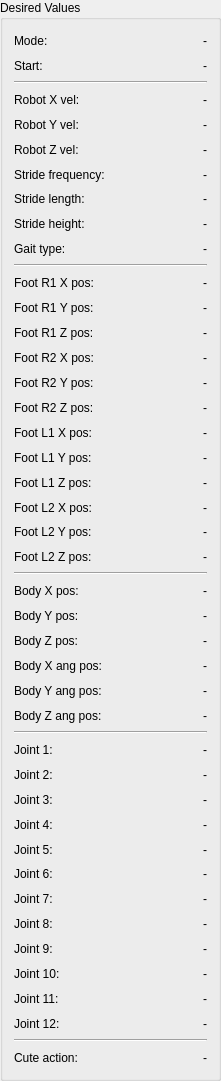
   <widget class="QGroupBox" name="groupBox">
    <property name="geometry">
     <rect>
      <x>10</x>
      <y>10</y>
      <width>221</width>
      <height>1081</height>
     </rect>
    </property>
    <property name="title">
     <string>Desired Values</string>
    </property>
    <layout class="QVBoxLayout" name="verticalLayout">
     <item>
      <layout class="QHBoxLayout" name="horizontalLayout_2">
       <item>
        <widget class="QLabel" name="label_4">
         <property name="text">
          <string>Mode:</string>
         </property>
        </widget>
       </item>
       <item>
        <widget class="QLabel" name="lbl_mode">
         <property name="maximumSize">
          <size>
           <width>70</width>
           <height>16777215</height>
          </size>
         </property>
         <property name="text">
          <string>-</string>
         </property>
         <property name="alignment">
          <set>Qt::AlignRight|Qt::AlignTrailing|Qt::AlignVCenter</set>
         </property>
        </widget>
       </item>
      </layout>
     </item>
     <item>
      <layout class="QHBoxLayout" name="horizontalLayout">
       <item>
        <widget class="QLabel" name="label_5">
         <property name="text">
          <string>Start:</string>
         </property>
        </widget>
       </item>
       <item>
        <widget class="QLabel" name="lbl_start">
         <property name="maximumSize">
          <size>
           <width>70</width>
           <height>16777215</height>
          </size>
         </property>
         <property name="text">
          <string>-</string>
         </property>
         <property name="alignment">
          <set>Qt::AlignRight|Qt::AlignTrailing|Qt::AlignVCenter</set>
         </property>
        </widget>
       </item>
      </layout>
     </item>
     <item>
      <widget class="Line" name="line">
       <property name="orientation">
        <enum>Qt::Horizontal</enum>
       </property>
      </widget>
     </item>
     <item>
      <layout class="QHBoxLayout" name="horizontalLayout_5">
       <item>
        <widget class="QLabel" name="label_6">
         <property name="text">
          <string>Robot X vel:</string>
         </property>
        </widget>
       </item>
       <item>
        <widget class="QLabel" name="lbl_ref_robot_dx">
         <property name="maximumSize">
          <size>
           <width>70</width>
           <height>16777215</height>
          </size>
         </property>
         <property name="text">
          <string>-</string>
         </property>
         <property name="alignment">
          <set>Qt::AlignRight|Qt::AlignTrailing|Qt::AlignVCenter</set>
         </property>
        </widget>
       </item>
      </layout>
     </item>
     <item>
      <layout class="QHBoxLayout" name="horizontalLayout_6">
       <item>
        <widget class="QLabel" name="label_7">
         <property name="text">
          <string>Robot Y vel:</string>
         </property>
        </widget>
       </item>
       <item>
        <widget class="QLabel" name="lbl_ref_robot_dy">
         <property name="maximumSize">
          <size>
           <width>70</width>
           <height>16777215</height>
          </size>
         </property>
         <property name="text">
          <string>-</string>
         </property>
         <property name="alignment">
          <set>Qt::AlignRight|Qt::AlignTrailing|Qt::AlignVCenter</set>
         </property>
        </widget>
       </item>
      </layout>
     </item>
     <item>
      <layout class="QHBoxLayout" name="horizontalLayout_7">
       <item>
        <widget class="QLabel" name="label_9">
         <property name="text">
          <string>Robot Z vel:</string>
         </property>
        </widget>
       </item>
       <item>
        <widget class="QLabel" name="label_10">
         <property name="maximumSize">
          <size>
           <width>70</width>
           <height>16777215</height>
          </size>
         </property>
         <property name="text">
          <string>-</string>
         </property>
         <property name="alignment">
          <set>Qt::AlignRight|Qt::AlignTrailing|Qt::AlignVCenter</set>
         </property>
        </widget>
       </item>
      </layout>
     </item>
     <item>
      <layout class="QHBoxLayout" name="horizontalLayout_8">
       <item>
        <widget class="QLabel" name="label_8">
         <property name="text">
          <string>Stride frequency:</string>
         </property>
        </widget>
       </item>
       <item>
        <widget class="QLabel" name="label_11">
         <property name="maximumSize">
          <size>
           <width>70</width>
           <height>16777215</height>
          </size>
         </property>
         <property name="text">
          <string>-</string>
         </property>
         <property name="alignment">
          <set>Qt::AlignRight|Qt::AlignTrailing|Qt::AlignVCenter</set>
         </property>
        </widget>
       </item>
      </layout>
     </item>
     <item>
      <layout class="QHBoxLayout" name="horizontalLayout_9">
       <item>
        <widget class="QLabel" name="label_13">
         <property name="text">
          <string>Stride length:</string>
         </property>
        </widget>
       </item>
       <item>
        <widget class="QLabel" name="label_12">
         <property name="maximumSize">
          <size>
           <width>70</width>
           <height>16777215</height>
          </size>
         </property>
         <property name="text">
          <string>-</string>
         </property>
         <property name="alignment">
          <set>Qt::AlignRight|Qt::AlignTrailing|Qt::AlignVCenter</set>
         </property>
        </widget>
       </item>
      </layout>
     </item>
     <item>
      <layout class="QHBoxLayout" name="horizontalLayout_10">
       <item>
        <widget class="QLabel" name="label_15">
         <property name="text">
          <string>Stride height:</string>
         </property>
        </widget>
       </item>
       <item>
        <widget class="QLabel" name="label_14">
         <property name="maximumSize">
          <size>
           <width>70</width>
           <height>16777215</height>
          </size>
         </property>
         <property name="text">
          <string>-</string>
         </property>
         <property name="alignment">
          <set>Qt::AlignRight|Qt::AlignTrailing|Qt::AlignVCenter</set>
         </property>
        </widget>
       </item>
      </layout>
     </item>
     <item>
      <layout class="QHBoxLayout" name="horizontalLayout_11">
       <item>
        <widget class="QLabel" name="label_17">
         <property name="text">
          <string>Gait type:</string>
         </property>
        </widget>
       </item>
       <item>
        <widget class="QLabel" name="label_16">
         <property name="maximumSize">
          <size>
           <width>70</width>
           <height>16777215</height>
          </size>
         </property>
         <property name="text">
          <string>-</string>
         </property>
         <property name="alignment">
          <set>Qt::AlignRight|Qt::AlignTrailing|Qt::AlignVCenter</set>
         </property>
        </widget>
       </item>
      </layout>
     </item>
     <item>
      <widget class="Line" name="line_2">
       <property name="orientation">
        <enum>Qt::Horizontal</enum>
       </property>
      </widget>
     </item>
     <item>
      <layout class="QHBoxLayout" name="horizontalLayout_12">
       <item>
        <widget class="QLabel" name="label_18">
         <property name="text">
          <string>Foot R1 X pos:</string>
         </property>
        </widget>
       </item>
       <item>
        <widget class="QLabel" name="lbl_ef_x_r1">
         <property name="maximumSize">
          <size>
           <width>70</width>
           <height>16777215</height>
          </size>
         </property>
         <property name="text">
          <string>-</string>
         </property>
         <property name="alignment">
          <set>Qt::AlignRight|Qt::AlignTrailing|Qt::AlignVCenter</set>
         </property>
        </widget>
       </item>
      </layout>
     </item>
     <item>
      <layout class="QHBoxLayout" name="horizontalLayout_13">
       <item>
        <widget class="QLabel" name="label_21">
         <property name="text">
          <string>Foot R1 Y pos:</string>
         </property>
        </widget>
       </item>
       <item>
        <widget class="QLabel" name="lbl_ef_y_r1">
         <property name="maximumSize">
          <size>
           <width>70</width>
           <height>16777215</height>
          </size>
         </property>
         <property name="text">
          <string>-</string>
         </property>
         <property name="alignment">
          <set>Qt::AlignRight|Qt::AlignTrailing|Qt::AlignVCenter</set>
         </property>
        </widget>
       </item>
      </layout>
     </item>
     <item>
      <layout class="QHBoxLayout" name="horizontalLayout_14">
       <item>
        <widget class="QLabel" name="label_22">
         <property name="text">
          <string>Foot R1 Z pos:</string>
         </property>
        </widget>
       </item>
       <item>
        <widget class="QLabel" name="lbl_ef_z_r1">
         <property name="maximumSize">
          <size>
           <width>70</width>
           <height>16777215</height>
          </size>
         </property>
         <property name="text">
          <string>-</string>
         </property>
         <property name="alignment">
          <set>Qt::AlignRight|Qt::AlignTrailing|Qt::AlignVCenter</set>
         </property>
        </widget>
       </item>
      </layout>
     </item>
     <item>
      <layout class="QHBoxLayout" name="horizontalLayout_15">
       <item>
        <widget class="QLabel" name="label_38">
         <property name="text">
          <string>Foot R2 X pos:</string>
         </property>
        </widget>
       </item>
       <item>
        <widget class="QLabel" name="lbl_ef_x_r2">
         <property name="maximumSize">
          <size>
           <width>70</width>
           <height>16777215</height>
          </size>
         </property>
         <property name="text">
          <string>-</string>
         </property>
         <property name="alignment">
          <set>Qt::AlignRight|Qt::AlignTrailing|Qt::AlignVCenter</set>
         </property>
        </widget>
       </item>
      </layout>
     </item>
     <item>
      <layout class="QHBoxLayout" name="horizontalLayout_16">
       <item>
        <widget class="QLabel" name="label_29">
         <property name="text">
          <string>Foot R2 Y pos:</string>
         </property>
        </widget>
       </item>
       <item>
        <widget class="QLabel" name="lbl_ef_y_r2">
         <property name="maximumSize">
          <size>
           <width>70</width>
           <height>16777215</height>
          </size>
         </property>
         <property name="text">
          <string>-</string>
         </property>
         <property name="alignment">
          <set>Qt::AlignRight|Qt::AlignTrailing|Qt::AlignVCenter</set>
         </property>
        </widget>
       </item>
      </layout>
     </item>
     <item>
      <layout class="QHBoxLayout" name="horizontalLayout_17">
       <item>
        <widget class="QLabel" name="label_33">
         <property name="text">
          <string>Foot R2 Z pos:</string>
         </property>
        </widget>
       </item>
       <item>
        <widget class="QLabel" name="lbl_ef_z_r2">
         <property name="maximumSize">
          <size>
           <width>70</width>
           <height>16777215</height>
          </size>
         </property>
         <property name="text">
          <string>-</string>
         </property>
         <property name="alignment">
          <set>Qt::AlignRight|Qt::AlignTrailing|Qt::AlignVCenter</set>
         </property>
        </widget>
       </item>
      </layout>
     </item>
     <item>
      <layout class="QHBoxLayout" name="horizontalLayout_18">
       <item>
        <widget class="QLabel" name="label_36">
         <property name="text">
          <string>Foot L1 X pos:</string>
         </property>
        </widget>
       </item>
       <item>
        <widget class="QLabel" name="lbl_ef_x_l1">
         <property name="maximumSize">
          <size>
           <width>70</width>
           <height>16777215</height>
          </size>
         </property>
         <property name="text">
          <string>-</string>
         </property>
         <property name="alignment">
          <set>Qt::AlignRight|Qt::AlignTrailing|Qt::AlignVCenter</set>
         </property>
        </widget>
       </item>
      </layout>
     </item>
     <item>
      <layout class="QHBoxLayout" name="horizontalLayout_19">
       <item>
        <widget class="QLabel" name="label_30">
         <property name="text">
          <string>Foot L1 Y pos:</string>
         </property>
        </widget>
       </item>
       <item>
        <widget class="QLabel" name="lbl_ef_y_l1">
         <property name="maximumSize">
          <size>
           <width>70</width>
           <height>16777215</height>
          </size>
         </property>
         <property name="text">
          <string>-</string>
         </property>
         <property name="alignment">
          <set>Qt::AlignRight|Qt::AlignTrailing|Qt::AlignVCenter</set>
         </property>
        </widget>
       </item>
      </layout>
     </item>
     <item>
      <layout class="QHBoxLayout" name="horizontalLayout_20">
       <item>
        <widget class="QLabel" name="label_34">
         <property name="text">
          <string>Foot L1 Z pos:</string>
         </property>
        </widget>
       </item>
       <item>
        <widget class="QLabel" name="lbl_ef_z_l1">
         <property name="maximumSize">
          <size>
           <width>70</width>
           <height>16777215</height>
          </size>
         </property>
         <property name="text">
          <string>-</string>
         </property>
         <property name="alignment">
          <set>Qt::AlignRight|Qt::AlignTrailing|Qt::AlignVCenter</set>
         </property>
        </widget>
       </item>
      </layout>
     </item>
     <item>
      <layout class="QHBoxLayout" name="horizontalLayout_21">
       <item>
        <widget class="QLabel" name="label_37">
         <property name="text">
          <string>Foot L2 X pos:</string>
         </property>
        </widget>
       </item>
       <item>
        <widget class="QLabel" name="lbl_ef_x_3">
         <property name="maximumSize">
          <size>
           <width>70</width>
           <height>16777215</height>
          </size>
         </property>
         <property name="text">
          <string>-</string>
         </property>
         <property name="alignment">
          <set>Qt::AlignRight|Qt::AlignTrailing|Qt::AlignVCenter</set>
         </property>
        </widget>
       </item>
      </layout>
     </item>
     <item>
      <layout class="QHBoxLayout" name="horizontalLayout_22">
       <item>
        <widget class="QLabel" name="label_31">
         <property name="text">
          <string>Foot L2 Y pos:</string>
         </property>
        </widget>
       </item>
       <item>
        <widget class="QLabel" name="lbl_ef_y_l2">
         <property name="maximumSize">
          <size>
           <width>70</width>
           <height>16777215</height>
          </size>
         </property>
         <property name="text">
          <string>-</string>
         </property>
         <property name="alignment">
          <set>Qt::AlignRight|Qt::AlignTrailing|Qt::AlignVCenter</set>
         </property>
        </widget>
       </item>
      </layout>
     </item>
     <item>
      <layout class="QHBoxLayout" name="horizontalLayout_23">
       <item>
        <widget class="QLabel" name="label_35">
         <property name="text">
          <string>Foot L2 Z pos:</string>
         </property>
        </widget>
       </item>
       <item>
        <widget class="QLabel" name="lbl_ef_z_l2">
         <property name="maximumSize">
          <size>
           <width>70</width>
           <height>16777215</height>
          </size>
         </property>
         <property name="text">
          <string>-</string>
         </property>
         <property name="alignment">
          <set>Qt::AlignRight|Qt::AlignTrailing|Qt::AlignVCenter</set>
         </property>
        </widget>
       </item>
      </layout>
     </item>
     <item>
      <widget class="Line" name="line_3">
       <property name="orientation">
        <enum>Qt::Horizontal</enum>
       </property>
      </widget>
     </item>
     <item>
      <layout class="QHBoxLayout" name="horizontalLayout_24">
       <item>
        <widget class="QLabel" name="label_19">
         <property name="text">
          <string>Body X pos:</string>
         </property>
        </widget>
       </item>
       <item>
        <widget class="QLabel" name="lbl_body_x">
         <property name="maximumSize">
          <size>
           <width>70</width>
           <height>16777215</height>
          </size>
         </property>
         <property name="text">
          <string>-</string>
         </property>
         <property name="alignment">
          <set>Qt::AlignRight|Qt::AlignTrailing|Qt::AlignVCenter</set>
         </property>
        </widget>
       </item>
      </layout>
     </item>
     <item>
      <layout class="QHBoxLayout" name="horizontalLayout_25">
       <item>
        <widget class="QLabel" name="label_24">
         <property name="text">
          <string>Body Y pos:</string>
         </property>
        </widget>
       </item>
       <item>
        <widget class="QLabel" name="lbl_body_y">
         <property name="maximumSize">
          <size>
           <width>70</width>
           <height>16777215</height>
          </size>
         </property>
         <property name="text">
          <string>-</string>
         </property>
         <property name="alignment">
          <set>Qt::AlignRight|Qt::AlignTrailing|Qt::AlignVCenter</set>
         </property>
        </widget>
       </item>
      </layout>
     </item>
     <item>
      <layout class="QHBoxLayout" name="horizontalLayout_27">
       <item>
        <widget class="QLabel" name="label_25">
         <property name="text">
          <string>Body Z pos:</string>
         </property>
        </widget>
       </item>
       <item>
        <widget class="QLabel" name="lbl_body_z">
         <property name="maximumSize">
          <size>
           <width>70</width>
           <height>16777215</height>
          </size>
         </property>
         <property name="text">
          <string>-</string>
         </property>
         <property name="alignment">
          <set>Qt::AlignRight|Qt::AlignTrailing|Qt::AlignVCenter</set>
         </property>
        </widget>
       </item>
      </layout>
     </item>
     <item>
      <layout class="QHBoxLayout" name="horizontalLayout_28">
       <item>
        <widget class="QLabel" name="label_20">
         <property name="text">
          <string>Body X ang pos:</string>
         </property>
        </widget>
       </item>
       <item>
        <widget class="QLabel" name="lbl_body_wx">
         <property name="maximumSize">
          <size>
           <width>70</width>
           <height>16777215</height>
          </size>
         </property>
         <property name="text">
          <string>-</string>
         </property>
         <property name="alignment">
          <set>Qt::AlignRight|Qt::AlignTrailing|Qt::AlignVCenter</set>
         </property>
        </widget>
       </item>
      </layout>
     </item>
     <item>
      <layout class="QHBoxLayout" name="horizontalLayout_29">
       <item>
        <widget class="QLabel" name="label_26">
         <property name="text">
          <string>Body Y ang pos:</string>
         </property>
        </widget>
       </item>
       <item>
        <widget class="QLabel" name="lbl_body_wy">
         <property name="maximumSize">
          <size>
           <width>70</width>
           <height>16777215</height>
          </size>
         </property>
         <property name="text">
          <string>-</string>
         </property>
         <property name="alignment">
          <set>Qt::AlignRight|Qt::AlignTrailing|Qt::AlignVCenter</set>
         </property>
        </widget>
       </item>
      </layout>
     </item>
     <item>
      <layout class="QHBoxLayout" name="horizontalLayout_30">
       <item>
        <widget class="QLabel" name="label_27">
         <property name="text">
          <string>Body Z ang pos:</string>
         </property>
        </widget>
       </item>
       <item>
        <widget class="QLabel" name="lbl_body_wz">
         <property name="maximumSize">
          <size>
           <width>70</width>
           <height>16777215</height>
          </size>
         </property>
         <property name="text">
          <string>-</string>
         </property>
         <property name="alignment">
          <set>Qt::AlignRight|Qt::AlignTrailing|Qt::AlignVCenter</set>
         </property>
        </widget>
       </item>
      </layout>
     </item>
     <item>
      <widget class="Line" name="line_4">
       <property name="orientation">
        <enum>Qt::Horizontal</enum>
       </property>
      </widget>
     </item>
     <item>
      <layout class="QHBoxLayout" name="horizontalLayout_31">
       <item>
        <widget class="QLabel" name="label_23">
         <property name="text">
          <string>Joint 1:</string>
         </property>
        </widget>
       </item>
       <item>
        <widget class="QLabel" name="lbl_joint_ref1">
         <property name="maximumSize">
          <size>
           <width>70</width>
           <height>16777215</height>
          </size>
         </property>
         <property name="text">
          <string>-</string>
         </property>
         <property name="alignment">
          <set>Qt::AlignRight|Qt::AlignTrailing|Qt::AlignVCenter</set>
         </property>
        </widget>
       </item>
      </layout>
     </item>
     <item>
      <layout class="QHBoxLayout" name="horizontalLayout_32">
       <item>
        <widget class="QLabel" name="label_40">
         <property name="text">
          <string>Joint 2:</string>
         </property>
        </widget>
       </item>
       <item>
        <widget class="QLabel" name="lbl_joint_ref2">
         <property name="maximumSize">
          <size>
           <width>70</width>
           <height>16777215</height>
          </size>
         </property>
         <property name="text">
          <string>-</string>
         </property>
         <property name="alignment">
          <set>Qt::AlignRight|Qt::AlignTrailing|Qt::AlignVCenter</set>
         </property>
        </widget>
       </item>
      </layout>
     </item>
     <item>
      <layout class="QHBoxLayout" name="horizontalLayout_33">
       <item>
        <widget class="QLabel" name="label_41">
         <property name="text">
          <string>Joint 3:</string>
         </property>
        </widget>
       </item>
       <item>
        <widget class="QLabel" name="lbl_joint_ref3">
         <property name="maximumSize">
          <size>
           <width>70</width>
           <height>16777215</height>
          </size>
         </property>
         <property name="text">
          <string>-</string>
         </property>
         <property name="alignment">
          <set>Qt::AlignRight|Qt::AlignTrailing|Qt::AlignVCenter</set>
         </property>
        </widget>
       </item>
      </layout>
     </item>
     <item>
      <layout class="QHBoxLayout" name="horizontalLayout_34">
       <item>
        <widget class="QLabel" name="label_42">
         <property name="text">
          <string>Joint 4:</string>
         </property>
        </widget>
       </item>
       <item>
        <widget class="QLabel" name="lbl_joint_ref4">
         <property name="maximumSize">
          <size>
           <width>70</width>
           <height>16777215</height>
          </size>
         </property>
         <property name="text">
          <string>-</string>
         </property>
         <property name="alignment">
          <set>Qt::AlignRight|Qt::AlignTrailing|Qt::AlignVCenter</set>
         </property>
        </widget>
       </item>
      </layout>
     </item>
     <item>
      <layout class="QHBoxLayout" name="horizontalLayout_35">
       <item>
        <widget class="QLabel" name="label_43">
         <property name="text">
          <string>Joint 5:</string>
         </property>
        </widget>
       </item>
       <item>
        <widget class="QLabel" name="lbl_joint_ref5">
         <property name="maximumSize">
          <size>
           <width>70</width>
           <height>16777215</height>
          </size>
         </property>
         <property name="text">
          <string>-</string>
         </property>
         <property name="alignment">
          <set>Qt::AlignRight|Qt::AlignTrailing|Qt::AlignVCenter</set>
         </property>
        </widget>
       </item>
      </layout>
     </item>
     <item>
      <layout class="QHBoxLayout" name="horizontalLayout_36">
       <item>
        <widget class="QLabel" name="label_44">
         <property name="text">
          <string>Joint 6:</string>
         </property>
        </widget>
       </item>
       <item>
        <widget class="QLabel" name="lbl_joint_ref6">
         <property name="maximumSize">
          <size>
           <width>70</width>
           <height>16777215</height>
          </size>
         </property>
         <property name="text">
          <string>-</string>
         </property>
         <property name="alignment">
          <set>Qt::AlignRight|Qt::AlignTrailing|Qt::AlignVCenter</set>
         </property>
        </widget>
       </item>
      </layout>
     </item>
     <item>
      <layout class="QHBoxLayout" name="horizontalLayout_37">
       <item>
        <widget class="QLabel" name="label_45">
         <property name="text">
          <string>Joint 7:</string>
         </property>
        </widget>
       </item>
       <item>
        <widget class="QLabel" name="lbl_joint_ref7">
         <property name="maximumSize">
          <size>
           <width>70</width>
           <height>16777215</height>
          </size>
         </property>
         <property name="text">
          <string>-</string>
         </property>
         <property name="alignment">
          <set>Qt::AlignRight|Qt::AlignTrailing|Qt::AlignVCenter</set>
         </property>
        </widget>
       </item>
      </layout>
     </item>
     <item>
      <layout class="QHBoxLayout" name="horizontalLayout_38">
       <item>
        <widget class="QLabel" name="label_46">
         <property name="text">
          <string>Joint 8:</string>
         </property>
        </widget>
       </item>
       <item>
        <widget class="QLabel" name="lbl_joint_ref8">
         <property name="maximumSize">
          <size>
           <width>70</width>
           <height>16777215</height>
          </size>
         </property>
         <property name="text">
          <string>-</string>
         </property>
         <property name="alignment">
          <set>Qt::AlignRight|Qt::AlignTrailing|Qt::AlignVCenter</set>
         </property>
        </widget>
       </item>
      </layout>
     </item>
     <item>
      <layout class="QHBoxLayout" name="horizontalLayout_39">
       <item>
        <widget class="QLabel" name="label_47">
         <property name="text">
          <string>Joint 9:</string>
         </property>
        </widget>
       </item>
       <item>
        <widget class="QLabel" name="lbl_joint_ref9">
         <property name="maximumSize">
          <size>
           <width>70</width>
           <height>16777215</height>
          </size>
         </property>
         <property name="text">
          <string>-</string>
         </property>
         <property name="alignment">
          <set>Qt::AlignRight|Qt::AlignTrailing|Qt::AlignVCenter</set>
         </property>
        </widget>
       </item>
      </layout>
     </item>
     <item>
      <layout class="QHBoxLayout" name="horizontalLayout_40">
       <item>
        <widget class="QLabel" name="label_48">
         <property name="text">
          <string>Joint 10:</string>
         </property>
        </widget>
       </item>
       <item>
        <widget class="QLabel" name="lbl_joint_ref10">
         <property name="maximumSize">
          <size>
           <width>70</width>
           <height>16777215</height>
          </size>
         </property>
         <property name="text">
          <string>-</string>
         </property>
         <property name="alignment">
          <set>Qt::AlignRight|Qt::AlignTrailing|Qt::AlignVCenter</set>
         </property>
        </widget>
       </item>
      </layout>
     </item>
     <item>
      <layout class="QHBoxLayout" name="horizontalLayout_41">
       <item>
        <widget class="QLabel" name="label_49">
         <property name="text">
          <string>Joint 11:</string>
         </property>
        </widget>
       </item>
       <item>
        <widget class="QLabel" name="lbl_joint_ref11">
         <property name="maximumSize">
          <size>
           <width>70</width>
           <height>16777215</height>
          </size>
         </property>
         <property name="text">
          <string>-</string>
         </property>
         <property name="alignment">
          <set>Qt::AlignRight|Qt::AlignTrailing|Qt::AlignVCenter</set>
         </property>
        </widget>
       </item>
      </layout>
     </item>
     <item>
      <layout class="QHBoxLayout" name="horizontalLayout_42">
       <item>
        <widget class="QLabel" name="label_50">
         <property name="text">
          <string>Joint 12:</string>
         </property>
        </widget>
       </item>
       <item>
        <widget class="QLabel" name="lbl_joint_ref12">
         <property name="maximumSize">
          <size>
           <width>70</width>
           <height>16777215</height>
          </size>
         </property>
         <property name="text">
          <string>-</string>
         </property>
         <property name="alignment">
          <set>Qt::AlignRight|Qt::AlignTrailing|Qt::AlignVCenter</set>
         </property>
        </widget>
       </item>
      </layout>
     </item>
     <item>
      <widget class="Line" name="line_5">
       <property name="lineWidth">
        <number>1</number>
       </property>
       <property name="orientation">
        <enum>Qt::Horizontal</enum>
       </property>
      </widget>
     </item>
     <item>
      <layout class="QHBoxLayout" name="horizontalLayout_43">
       <item>
        <widget class="QLabel" name="label_28">
         <property name="text">
          <string>Cute action:</string>
         </property>
        </widget>
       </item>
       <item>
        <widget class="QLabel" name="lbl_cute_action">
         <property name="maximumSize">
          <size>
           <width>70</width>
           <height>16777215</height>
          </size>
         </property>
         <property name="text">
          <string>-</string>
         </property>
         <property name="alignment">
          <set>Qt::AlignRight|Qt::AlignTrailing|Qt::AlignVCenter</set>
         </property>
        </widget>
       </item>
      </layout>
     </item>
    </layout>
   </widget>
